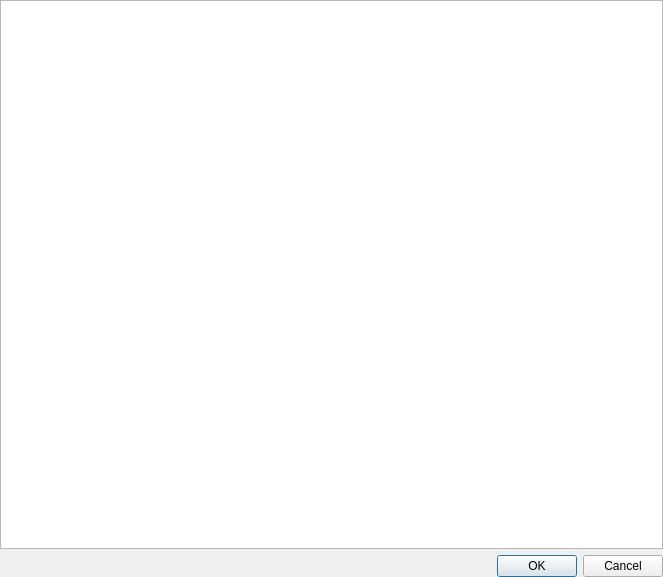
<?xml version="1.0" encoding="UTF-8"?>
<ui version="4.0">
 <class>ScriptsContentWidget</class>
 <widget class="QWidget" name="ScriptsContentWidget">
  <property name="geometry">
   <rect>
    <x>0</x>
    <y>0</y>
    <width>663</width>
    <height>577</height>
   </rect>
  </property>
  <property name="windowTitle">
   <string>Form</string>
  </property>
  <layout class="QGridLayout" name="gridLayout">
   <property name="leftMargin">
    <number>0</number>
   </property>
   <property name="topMargin">
    <number>0</number>
   </property>
   <property name="rightMargin">
    <number>0</number>
   </property>
   <property name="bottomMargin">
    <number>0</number>
   </property>
   <property name="horizontalSpacing">
    <number>0</number>
   </property>
   <property name="verticalSpacing">
    <number>6</number>
   </property>
   <item row="1" column="0">
    <widget class="QDialogButtonBox" name="buttonBox">
     <property name="standardButtons">
      <set>QDialogButtonBox::Cancel|QDialogButtonBox::Ok</set>
     </property>
    </widget>
   </item>
   <item row="0" column="0">
    <widget class="QListView" name="listView"/>
   </item>
  </layout>
 </widget>
 <resources/>
 <connections/>
</ui>
